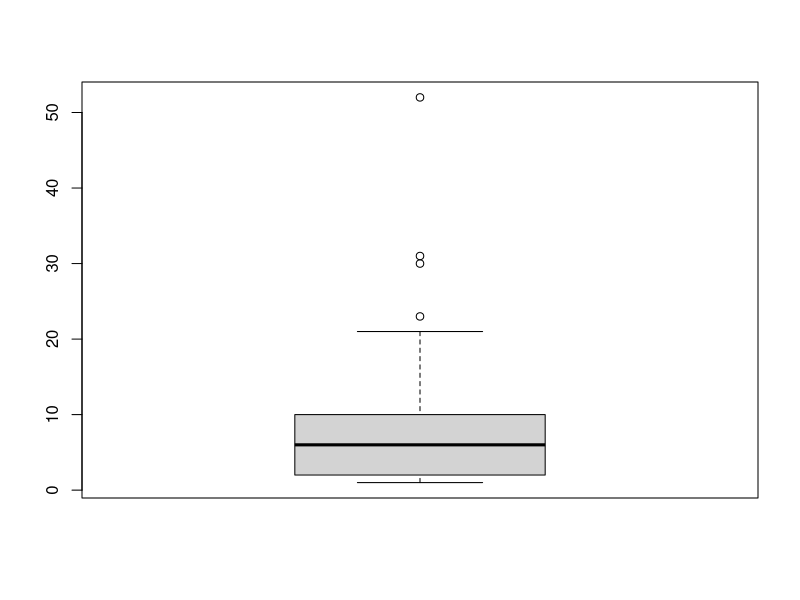
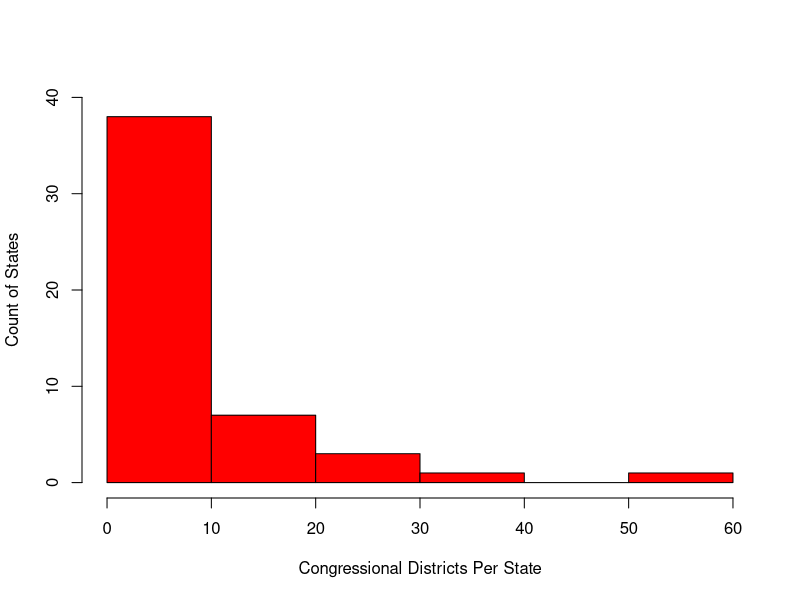
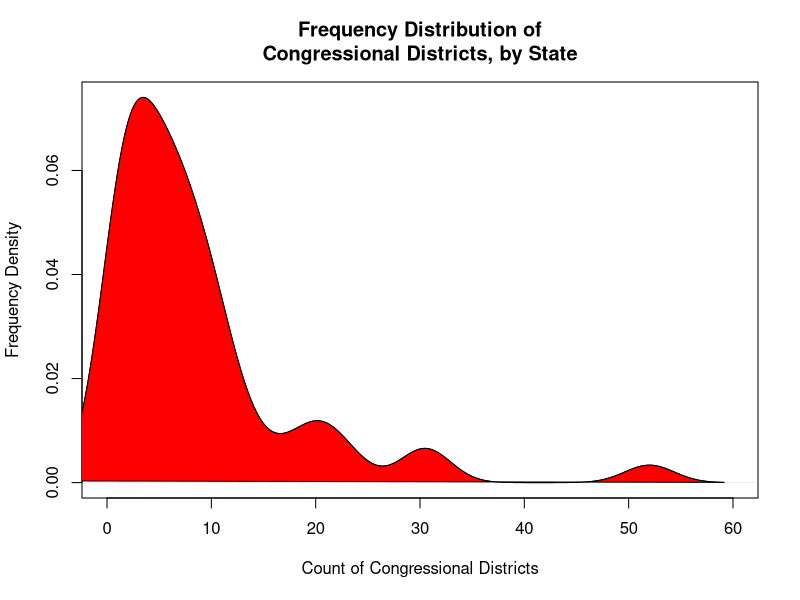
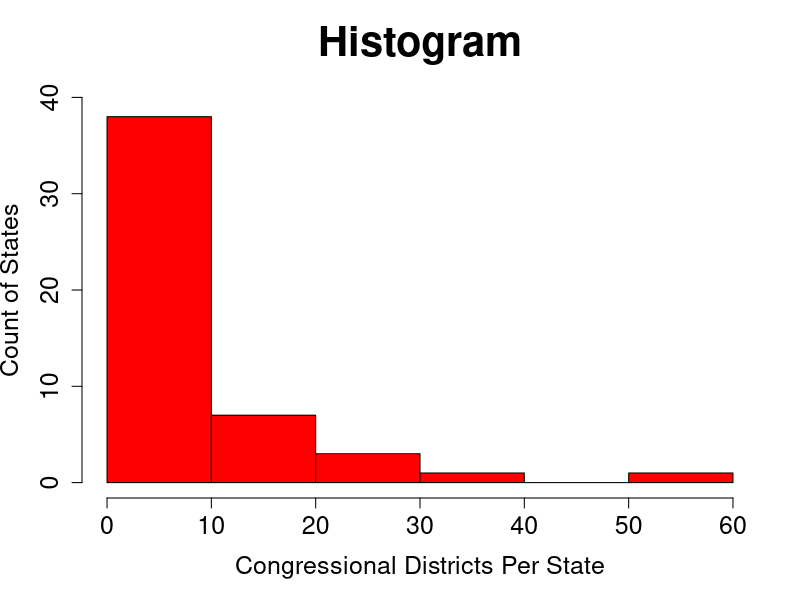

Source code (R) for these figures, in order:

# Count of congressional districts per state

cong <- c(7, 1, 6, 4, 52, 6, 6, 1, 23, 11, 2, 2, 20, 10, 5, 4, 6, 7, 2, 
          8, 10, 16, 8, 5, 9, 1, 3, 2, 2, 13, 3, 31, 12, 1, 19, 6, 5, 
          21, 2, 6, 1, 9, 30, 3, 1, 11, 9, 3, 9, 1
          )

mean(cong)
median(cong)
mode(cong)
sort(cong)

length(cong)

d <- density(cong)

stem(cong)   

stem(cong, scale=10)

boxplot(cong)

png(filename="congressdistrictsfreqdist.png", 
	width=5.5, height=5, units="in", pointsize=12, bg="white", res=300, 
	type="quartz"
   )		
plot(d, 
     xlab="Count of Congressional Districts", 
     ylab="Frequency Density", 
     main="Frequency Distribution of\nCongressional Districts, by State", 
     xlim=c(0,60)
     )
polygon(d, 
        col="red", 
        border="black", 
        xlab="Count of Congressional Districts", 
        ylab="Relative Frequency"
        )

dev.off()




h <- hist(cong, 
          breaks=6, 
          col="red", 
          xlab="Congressional Districts Per State", 
          ylab="Count of States", 
          main="", 
          ylim=c(0,40)
          )
multiplier <- diff(h$mids[1:2]) * length(cong)


png(filename="congressdistrictshistplusdensity.png", 
	width=5.5, height=5, units="in", pointsize=12, bg="white", res=300, 
	type="quartz"
   )

hist(cong, breaks=6, 
     col="red", 
     xlab="Congressional Districts Per State", 
     ylab="Count of States", 
     main="Histogram", 
     ylim=c(0,40), 
     cex.lab=1.5, 
     cex.axis=1.5, 
     cex.main=2.5, 
     cex.sub=0.5
    )

# optional: plot the kernel density on top of it:
#lines (d$x, (d$y*multiplier), lw=3, col="blue")

dev.off()
